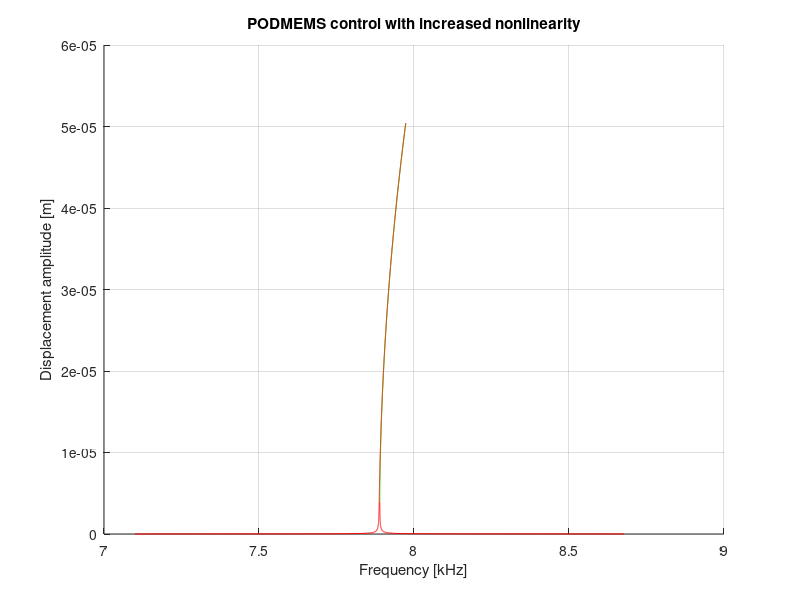

Write MATLAB code to recreate this figure.
%% Frequency response of a MEMS Duffing oscillator
clear all; 
%clf; 
tic
'////////////////////////'
%Equations:
%M*x'' + D*x' + K*x + kappa*x = F0*cos(w*t)
%x'' + 2*D_M2w0*w0*x' + w0^2*x + kappa_M*x = F0_M*cos(Omega*t)
u = 1e-6;
E=160e9; 
L=294.7e-6; H=20e-6; W=2e-6;
I=W^3*H/12;
alpha = 2.6e-6;
DT = 0;
K1 = 3*E*I/(L/2)^3;
L=L*(1+alpha*DT);
H=H*(1+alpha*DT);
W=W*(1+alpha*DT);
I=W^3*H/12;
K2 = 3*E*I/(L/2)^3;
M = 8e-10; 
w1=sqrt(K1/M);
w2=sqrt(K2/M);


%Parameters
    M = 8e-10; %mass 8e-10
    %D = 1.55e-7 %Air
    kappa = 1^2 * 37 * 8.854e-12 * 20e-6 / (2e-6 * (5.28e-6)^3)
    N = 37; e0 = 8.854e-12; 
    V = 1.1
    g = 2e-6; 
%Temperature    
    DT = 0;
    T = 300 + DT;
    alpha = 2.6e-6;
    E = exp( 2.61 * 1e-3 * 1.6e-19 / T / 1.38e-23) * 145e9
    L=L*(1+alpha*DT);
    H=H*(1+alpha*DT);
    W=W*(1+alpha*DT);
    I=W^3*H/12;
    K = 3*E*I/(L/2)^3 * .98
    
    w0 = sqrt(K/M)
    %Q = w0*M/D
    Q = 5e4;
    D = w0*M/Q
    %xmax = F0/w0/D
    F0 = 0.5* 2*N*1/2*e0*H/g*V^2; %Force amplitude
    xmax = F0/w0/D
    amplitude = linspace(0.0001, 2, 10000)*xmax; %Range for displacement amplitude
    
    if 0
        xmax = 50e-6;
        xdot2 = xmax * w0; 
        w_earth = 2*pi / (24 * 60 * 60); %Radians per sec
        F0 = 2 * M * w_earth * xdot2 %Coriolis amplitude    
        amplitude = linspace(0.00001, 1, 1000000)*8e-6; %Range for displacement amplitude
    end
    
    %amplitude = linspace(0.00001, 0.0005, 1000)*xmax; %Range for displacement amplitude
%Eqn conversion 
    w0 = sqrt(K/M); %Primary resonance
    kappa_M = kappa/M;
    F0_M = F0/M; 
    D_M2w0 = D/(M*2*w0); %linear damping
j1 = 0; j2 = 0; j3 = 0;

%% Plots 
for j = 1 : 1 : length(amplitude)
    %Eigen values and w/w0
        w_w0_23(j)=(1+3*kappa_M/(8*w0^2)*amplitude(j)^2+sqrt((F0_M/(2*w0^2*amplitude(j)))^2-D_M2w0^2));
        lambda_w_w0_23_1 = sqrt(-(w_w0_23(j)-w0-3*kappa_M/(8*w0)*amplitude(j)^2)*(w_w0_23(j)-w0-9*kappa_M/(8*w0)*amplitude(j)^2))-(D_M2w0*w0);
        w_w0_1(j)=(1+3*kappa_M/(8*w0^2)*amplitude(j)^2-sqrt((F0_M/(2*w0^2*amplitude(j)))^2-D_M2w0^2));
        lambda_w_w0_1_1 = sqrt(-(w_w0_1(j)-w0-3*kappa_M/(8*w0)*amplitude(j)^2)*(w_w0_1(j)-w0- 9*kappa_M/(8*w0)*amplitude(j)^2))-(D_M2w0*w0);
	if lambda_w_w0_23_1==conj(lambda_w_w0_1_1) 
        break %Terminate 
    else
        if kappa_M > 0 %Spring hardening case
            j1 = j1 + 1;
            X1(j1) = w_w0_1(j);
            Y1(j1) = amplitude(j);
            stability = (w_w0_23(j)*w0-w0-3*kappa_M/(8*w0)*amplitude(j)^2)*(w_w0_23(j)*w0-w0- 9*kappa_M/(8*w0)*amplitude(j)^2)+(D_M2w0*w0)^2;
            if stability < 0 %if < 0, then it is unstable
                j2 = j2 + 1;
                X2(j2) = w_w0_23(j);
                Y2(j2) = amplitude(j);
            else %if stable
                j3 = j3 + 1;
                X3(j3) = w_w0_23(j);
                Y3(j3) = amplitude(j);
            end
        else %Spring softening case
            j1 = j1 + 1;
            X1(j1) = w_w0_23(j);
            Y1(j1) = amplitude(j);
            stability = (w_w0_1(j)*w0-w0-3*kappa_M/(8*w0)*amplitude(j)^2)*(w_w0_1(j)*w0-w0- 9*kappa_M/(8*w0)*amplitude(j)^2)+(D_M2w0*w0)^2;
            if stability < 0 %if < 0, then it is unstable
                j2 = j2 + 1;
                X2(j2) = w_w0_1(j);
                Y2(j2) = amplitude(j);
            else %if stable
                j3 = j3 + 1;
                X3(j3) = w_w0_1(j);
                Y3(j3) = amplitude(j);
            end
        end
	end
end
%Figure displacy
    k = 1000;   
    figure(1); 
    clf;
    hold on; grid on;
    if exist('X2') %If there is an unstable curve
        plot(X2*w0/k/2/pi,Y2,'g'); 
    end
    plot(X1*w0/k/2/pi,Y1,'r'); 
    plot(X3(1:length(X3)-1)*w0/k/2/pi,Y3(1:length(X3)-1),'r');
    title(sprintf('PODMEMS control with increased nonlinearity',M,D,K,kappa,Q));
    ylabel('Displacement amplitude [m]');
    %xlabel(strcat('Frequency [kHz]', sprintf('      w0=%0.3g, F0=%0.3g',w0,F0)));
    xlabel('Frequency [kHz]');
toc    
